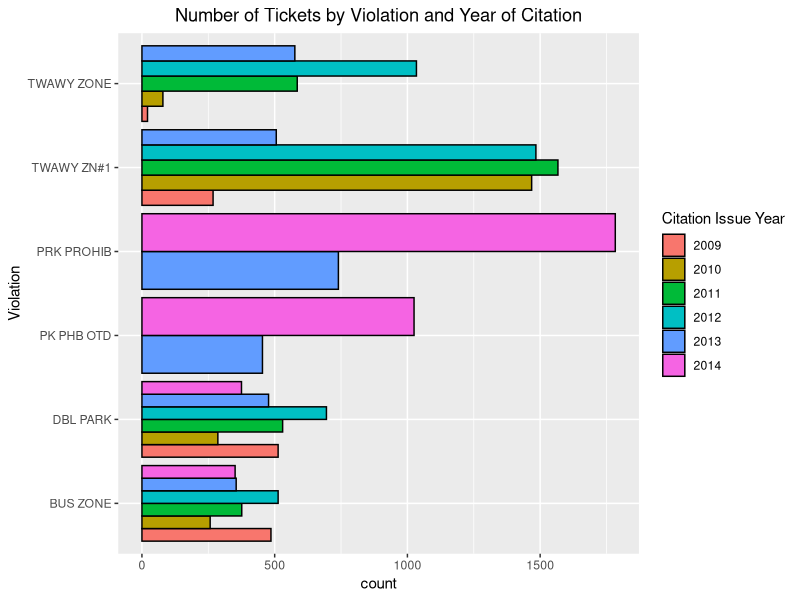
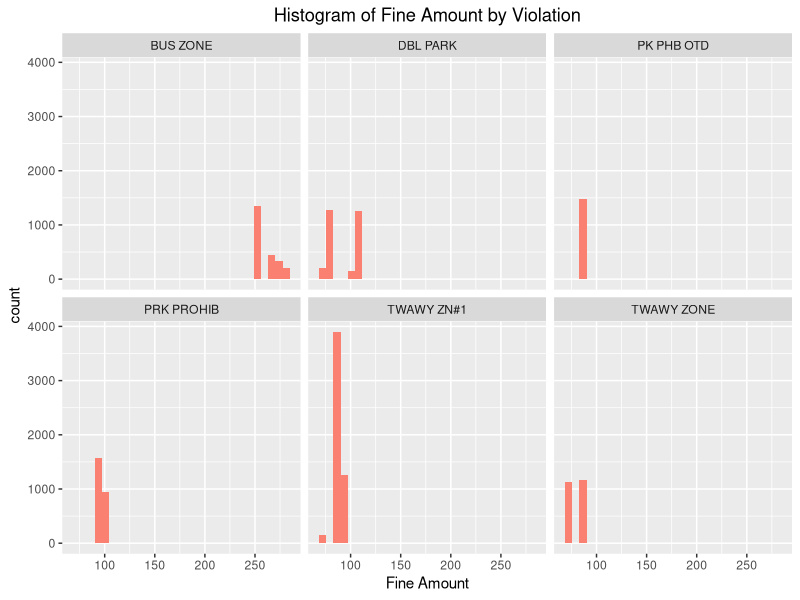
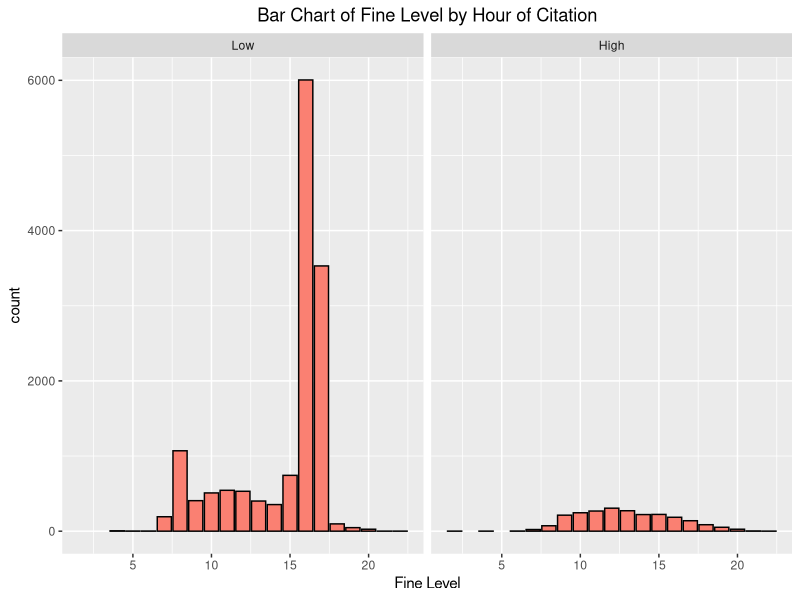
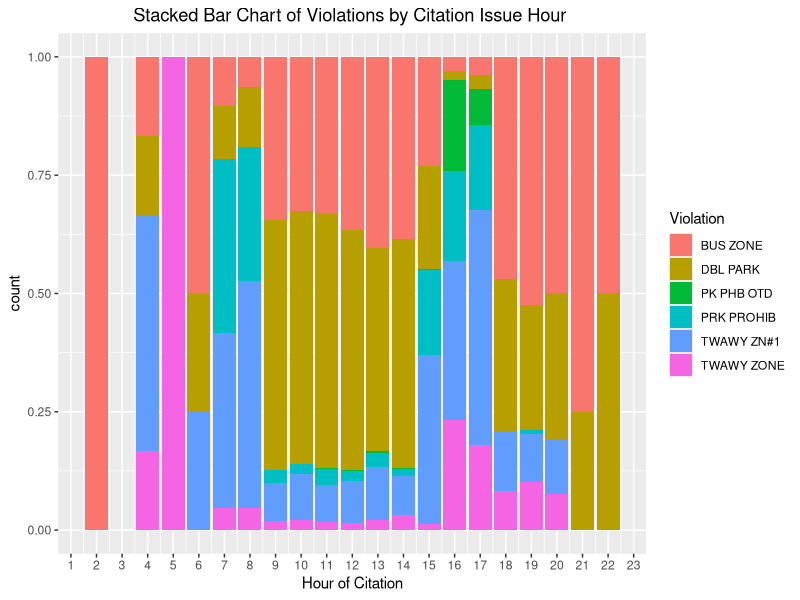
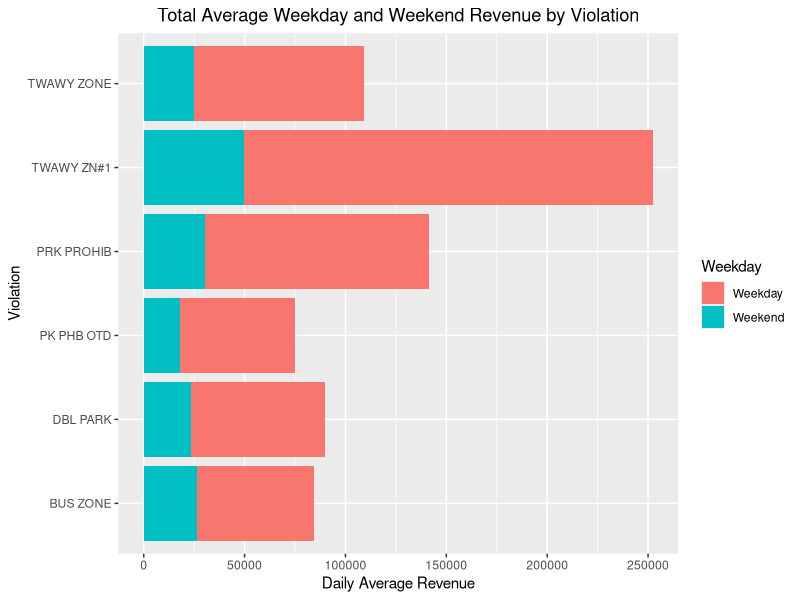

Write the R code that produced these figures, in order.
## ---- chunk 1
knitr::opts_chunk$set(fig.pos = 'H')

library(ggplot2)
library(dplyr)

rawTickets <- data.frame(read.csv('Muni_Driver_Reported_Transit_Only_Lane_Violations.csv', header = T, sep = ","))
tickets <- read.csv("tickets.csv")

## ---- chunk 2
print("Cite the above sources properly")
## ---- chunk 3
print("Cite the above sources properly")
## ---- chunk 4
ggplot(data = tickets) + geom_bar(mapping = aes(x = tickets$Violation, fill = as.factor(tickets$Citation.Issue.Year)), position = "dodge", color="black") + coord_flip() + xlab("Violation") + theme(plot.title = element_text(hjust = 0.5)) + ggtitle("Number of Tickets by Violation and Year of Citation") + labs(fill = "Citation Issue Year") 
## ---- chunk 5
fine.plot <- ggplot(data = tickets) + geom_histogram(mapping = aes(x = tickets$Fine.Amount), fill="salmon")

fine.plot + facet_wrap(~tickets$Violation) + xlab("Fine Amount") + theme(plot.title = element_text(hjust = 0.5)) + 
    ggtitle("Histogram of Fine Amount by Violation")

rm(fine.plot)
## ---- chunk 6
# Initialize new factor variable Fine.Level
tickets$Fine.Level <- tickets$Fine.Amount
tickets$Fine.Level <- ifelse(tickets$Fine.Amount < 175, "Low", "High")
tickets$Fine.Level <- as.factor(tickets$Fine.Level)
tickets$Fine.Level <- relevel(tickets$Fine.Level, "Low")
## Generate table

fine.plot3 <- ggplot(data = tickets) + geom_bar(mapping = aes(x = tickets$Citation.Issue.Hour), 
    fill = "salmon", color="black")
fine.plot3 + facet_wrap(~tickets$Fine.Level) + xlab("Fine Level") + theme(plot.title = element_text(hjust = 0.5)) + 
    ggtitle("Bar Chart of Fine Level by Hour of Citation")

rm(fine.plot3)
## ---- chunk 7

ggplot(tickets, aes(x = Citation.Issue.Hour, fill = Violation)) + geom_bar(position = "fill") + 
    scale_x_continuous(breaks = seq(0, 24, 1)) + xlab("Hour of Citation") + 
    theme(plot.title = element_text(hjust = 0.5)) + ggtitle("Stacked Bar Chart of Violations by Citation Issue Hour ")

## ---- chunk 8
#Create variable that stores sum of apount paid by violation and weekday 
tickets.violWeekday <- aggregate(tickets[,c("Amount.Paid")], by=list(tickets$Violation, tickets$Citation.Issue.Weekday), FUN=sum)
  ##Rename the columns of tickets.violWeekday
tickets.violWeekday <- rename(tickets.violWeekday, Violation = Group.1, Weekday = Group.2, Total.Revenue = x)
  ##Create new column for daily average revenue: IF day == weekday, then divide TR by 5; ELSE divide by 2
tickets.violWeekday$Daily.Average.Revenue <- ifelse(tickets.violWeekday$Weekday == 1, tickets.violWeekday$Total.Revenue/5, tickets.violWeekday$Total.Revenue/2)

#Average Weekday and Weekend Revenue by Violation
p <- ggplot(tickets.violWeekday, aes(x=Violation, y=Daily.Average.Revenue, fill=Weekday))
p + geom_col() + coord_flip() + theme(plot.title = element_text(hjust = 0.5)) + ggtitle("Total Average Weekday and Weekend Revenue by Violation") + ylab("Daily Average Revenue")

#Remove from Workspace
rm(p, tickets.violWeekday)
